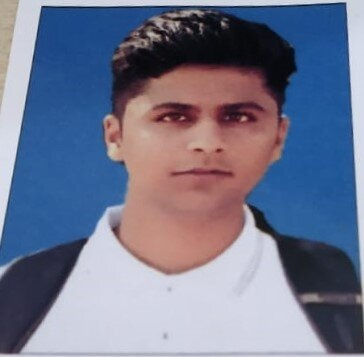
#> input picture BHARATH.jpg, 364 x 357 px, found by its file name
$ python anim.py
#> lines starting #> are read from the running program, lines starting #| are printed output that depends on the picture; after the words box and inside, x2 and y2 are one past the last pixel; in counts of white or black regions, pixels touching at a corner belong together
import cv2
import numpy as np

img= cv2.imread("/content/BHARATH.jpg")
#> img is the input picture: shape (357, 364, 3); mean B, G, R 142.5, 118.5, 113.8


gray=cv2.cvtColor(img,cv2.COLOR_BGR2GRAY)
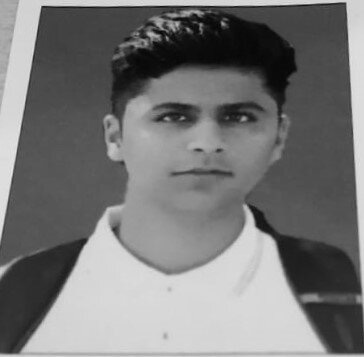
#> gray: shape (357, 364); min 3, max 233, mean 119.8
gray=cv2.medianBlur(gray,5)
edges=cv2.adaptiveThreshold(gray,255,cv2.ADAPTIVE_THRESH_MEAN_C,cv2.THRESH_BINARY,9,9)
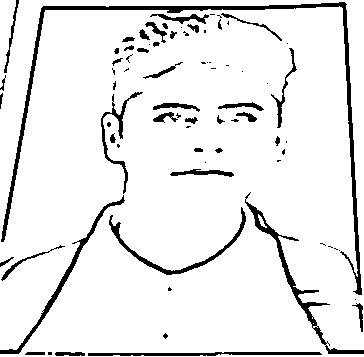
#> edges: shape (357, 364); 91.7% white; 77 black regions (36 under 20 px), largest, box (x1, y1, x2, y2) and area: (1, 2, 362, 295) 3340, (245, 192, 364, 354) 1211, (0, 195, 125, 354) 890
color=cv2.bilateralFilter(img,9,250,250)

cartoon=cv2.bitwise_and(color,color,mask=edges)
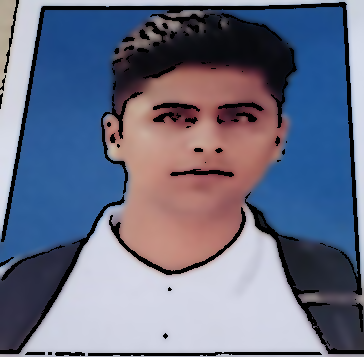
#> cartoon: shape (357, 364, 3); mean B, G, R 133.4, 111.1, 106.4


cv2.imwrite("result.png", cartoon)
cv2.waitKey(0)
cv2.destroyAllWindows()
